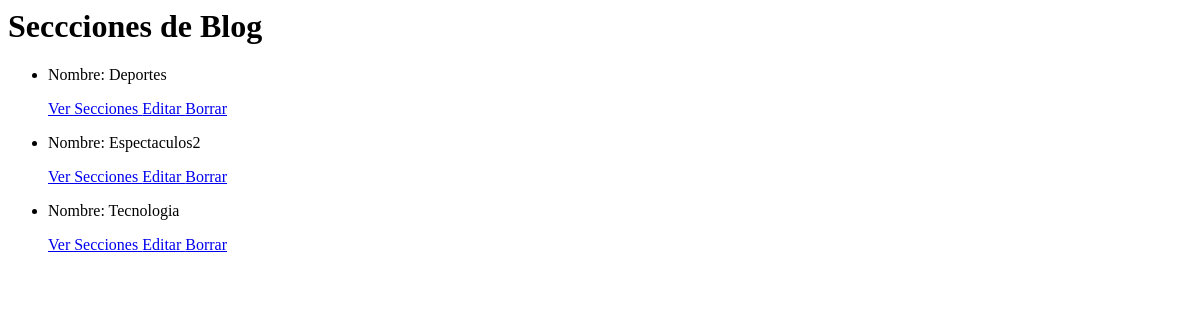
The app's page /blog/seccion/list, older data.
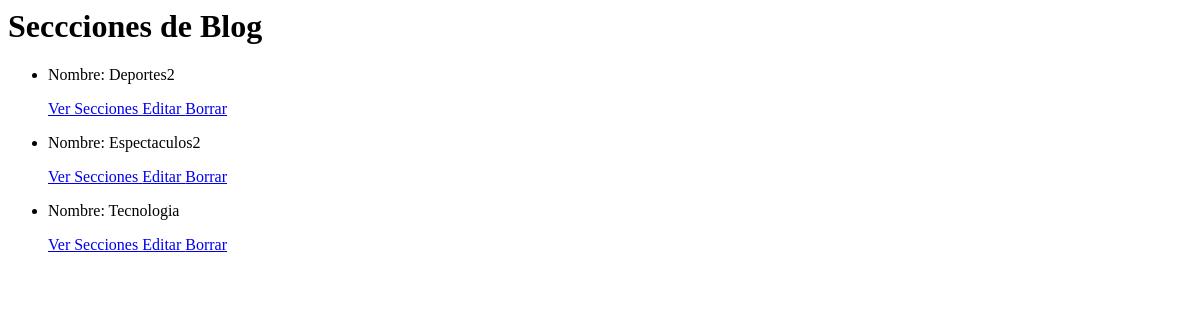
The same page, newer data.
### blog/models.py (models this page shows, shortened)
class Seccion(models.Model):
    class Meta:
        verbose_name_plural = "Secciones"
    nombre = models.CharField(max_length=30)

### blog/views.py (the view)
# urls.py: path("seccion/list", SeccionList.as_view(), name="SeccionList"),
class SeccionList(ListView):
    model = Seccion
    template_name = "blog/secciones_list.html"

### blog/templates/blog/secciones_list.html
<h1> Seccciones de Blog </h1>
<ul>
    {% for seccion in object_list %}
    <li>
        <p> Nombre: {{ seccion.nombre }} </p>
        <p>
            <a href="{% url 'SeccionDetail' seccion.id %}"> Ver Secciones </a>
            <a href="{% url 'SeccionUpdate' seccion.id %}"> Editar </a>
            <a href="{% url 'SeccionDelete' seccion.id %}"> Borrar </a>
        </p>
    </li>
    {% endfor %}
</ul>

Row changes from the older to the newer data that the page shows:
changed Seccion: nombre "Deportes" → "Deportes2"
